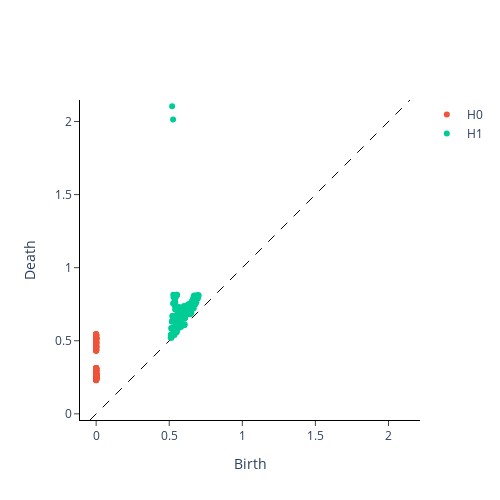

The cell this chart's notebook holds for it:
### Code cell
# Persistence diagram for Uncoupled Pendulum
plot_diagram(dgms_u[2])

### Figure 1 — Plotly figure (JSON) as saved in the notebook; plotly's stock layout.template omitted (floating-point values rounded to 4 significant figures; data arrays with more than 128 entries replaced by an {"elided": "..."} marker saying what was removed)
{"data": [{"hoverinfo": "none", "line": {"color": "black", "dash": "dash", "width": 1}, "mode": "lines", "showlegend": false, "type": "scatter", "x": [-0.0421, 2.147], "y": [-0.0421, 2.147]}, {"hoverinfo": "text", "hovertext": {"elided": "287 str values"}, "mode": "markers", "name": "H0", "type": "scatter", "x": {"elided": "287 float values"}, "y": {"elided": "287 float values"}}, {"hoverinfo": "text", "hovertext": {"elided": "166 str values"}, "mode": "markers", "name": "H1", "type": "scatter", "x": {"elided": "166 float values"}, "y": {"elided": "166 float values"}}], "layout": {"height": 500, "plot_bgcolor": "white", "width": 500, "xaxis": {"autorange": false, "exponentformat": "e", "linecolor": "black", "linewidth": 1, "mirror": false, "range": [-0.0421, 2.147], "showexponent": "all", "showline": true, "side": "bottom", "ticks": "outside", "title": {"text": "Birth"}, "type": "linear", "zeroline": true}, "yaxis": {"autorange": false, "exponentformat": "e", "linecolor": "black", "linewidth": 1, "mirror": false, "range": [-0.0421, 2.147], "scaleanchor": "x", "scaleratio": 1, "showexponent": "all", "showline": true, "side": "left", "ticks": "outside", "title": {"text": "Death"}, "type": "linear", "zeroline": true}}}
